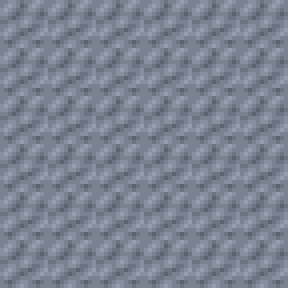
#> input picture scratch/bedrock_1_6x6.png, 288 x 288 px, given in place of dirt_24.png, which was not available
$ python test_smooth_rock.py
#> lines starting #> are read from the running program, lines starting #| are printed output that depends on the picture
from PIL import Image
import numpy as np

# Load dirt
dirt = np.array(Image.open('assets/textures/dirt_24.png').convert('RGB')).astype(np.float32)

lum = 0.299 * dirt[:,:,0] + 0.587 * dirt[:,:,1] + 0.114 * dirt[:,:,2]
norm_lum = (lum - lum.min()) / (lum.max() - lum.min()) # 0 to 1
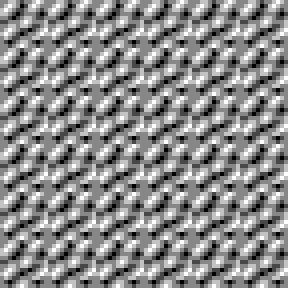
#> norm_lum: shape (288, 288) float32; min 0, max 1, mean 0.544

# In our previous attempt, we mapped norm_lum from 52 to 166 (span of 114 levels with S-curve!)
# That caused severe, high-contrast salt-and-pepper noise -> GRAVEL!
# Now, let's test a calm, solid rock mapping:
# Mean stone: 126
# Low contrast span: 114 to 138 (span of ONLY 24 levels, no S-curve!)
# This makes it a smooth, solid, dense monolithic rock!

smooth_val = 114 + norm_lum * 24
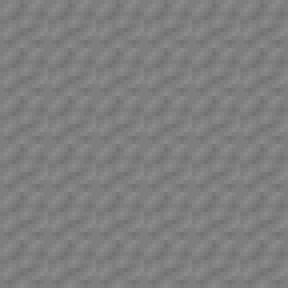
#> smooth_val: shape (288, 288) float32; min 114, max 138, mean 127.1

# Slate tint (Terraria style):
r = smooth_val * 0.94
g = smooth_val * 0.99
b = smooth_val * 1.10

smooth_stone = np.stack([r, g, b], axis=-1).astype(np.uint8)

# Now let's add 2-3 natural, organic rock fissures/cracks (pęknięcia skalne):
# A crack has a dark line and a lit shelf on top.
# Unlike the artificial lines before, these follow the natural contours of the stone!
fissures = [
    # Natural meander across upper-left
    (3, 5), (4, 5), (5, 6), (6, 6), (7, 6), (8, 7), (9, 7), (10, 6), (11, 6),
    # Branch
    (7, 7), (8, 8), (8, 9),
    # Meander across lower-right
    (14, 15), (15, 15), (16, 16), (17, 16), (18, 17), (19, 17), (20, 16), (21, 16),
    # Branch
    (18, 18), (19, 19),
    # Corner wrap
    (22, 4), (23, 4), (0, 4), (1, 4)
]

rock_with_cracks = smooth_stone.copy().astype(np.float32)
for x, y in fissures:
    # Dark fissure
    rock_with_cracks[y % 24, x % 24] = [54, 58, 68]
    # Highlight shelf on top
    rock_with_cracks[(y - 1) % 24, x % 24] = np.clip(rock_with_cracks[(y - 1) % 24, x % 24] + 35, 0, 255)
    # Shadow below
    rock_with_cracks[(y + 1) % 24, x % 24] = np.clip(rock_with_cracks[(y + 1) % 24, x % 24] - 25, 0, 255)
#> rock_with_cracks: shape (288, 288, 3) float32; mean of channels 0, 1, 2 119.1, 125.4, 139.2

rock_with_cracks = np.clip(rock_with_cracks, 0, 255).astype(np.uint8)

# Save previews
def save_4x4(arr, name):
#> called with name = 'smooth_stone_4x4'
    im = Image.fromarray(arr)
    tiled = Image.new('RGB', (24 * 4, 24 * 4))
#> tiled: PIL image 96x96 RGB; every value is 0
    for ty in range(4):
        for tx in range(4):
            tiled.paste(im, (tx * 24, ty * 24))
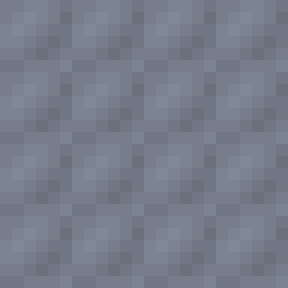
#> tiled: PIL image 96x96 RGB (shown 3 times larger); mean R, G, B 118.3, 124.5, 138.2
    tiled.resize((24 * 4 * 2, 24 * 4 * 2), Image.NEAREST).save(f'scratch/{name}.png')

save_4x4(smooth_stone, 'smooth_stone_4x4')
save_4x4(rock_with_cracks, 'rock_with_cracks_4x4')
#> call 2 of save_4x4, with name = 'rock_with_cracks_4x4'
#> after the loop in save_4x4 (call 2), `for ty in range(4):`:
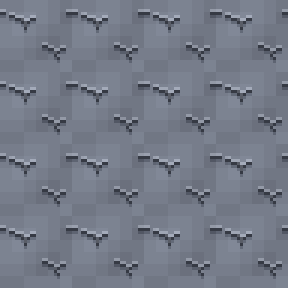
#> tiled: PIL image 96x96 RGB (shown 3 times larger); mean R, G, B 116, 122.1, 135.7

print("Saved smooth_stone_4x4 and rock_with_cracks_4x4")

$ run again, on scratch/cand_3_monolith_6x6.png
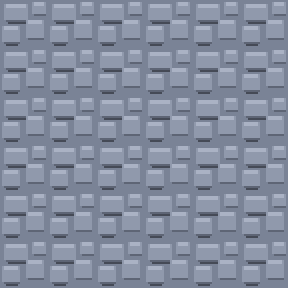
#> input picture scratch/cand_3_monolith_6x6.png, 288 x 288 px, given in place of dirt_24.png, which was not available
#> `norm_lum = (lum - lum.min()) / (lum.max() - lum.min())`:
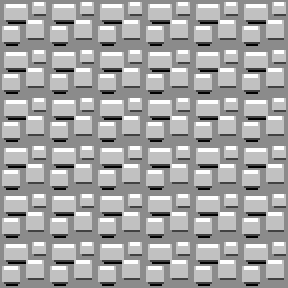
#> norm_lum: shape (288, 288) float32; min 0, max 1, mean 0.647
#> after the loop in save_4x4 (call 2), `for ty in range(4):`:
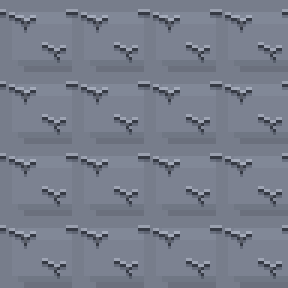
#> tiled: PIL image 96x96 RGB (shown 3 times larger); mean R, G, B 118.7, 124.7, 139
